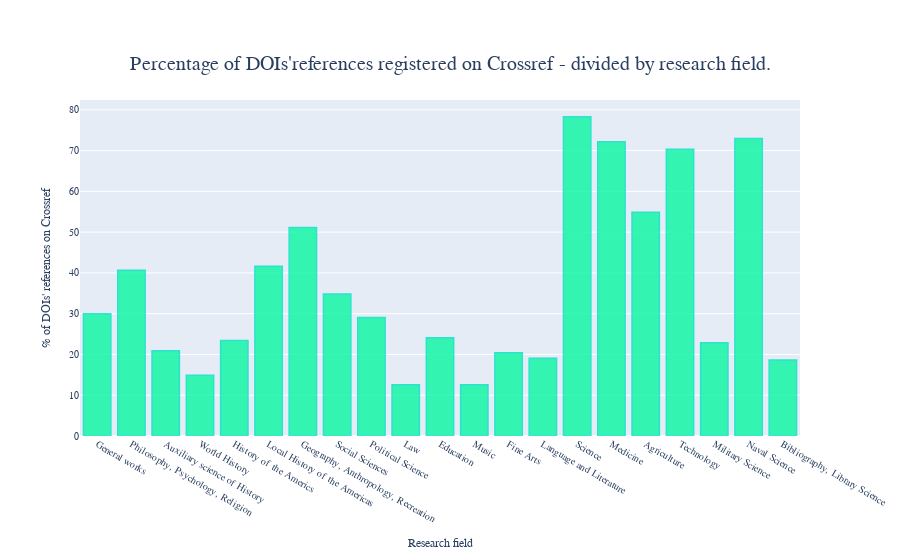

Notebook source saved alongside this figure:
### Markdown cell above
# 2) reference on crosref doi

### Code cell
frame = frame.groupby('subject').sum()
frame =frame.apply(lambda x: pd.to_numeric(x, errors='coerce'))
frame['perc_ref'] = (frame['reference']/frame['on-crossref'])*100
fig = px.bar(frame,x=frame.index,y='perc_ref',
    labels={ "subject": "Research field", "perc_ref": "% of DOIs' references on Crossref" },
    title="Percentage of DOIs'references registered on Crossref - by research field.")


for idx in range(len(fig.data)):
    fig.data[idx].x = ['General works','Philosophy, Psychology, Religion','Auxiliary science of History', 'World History', 'History of the Americs', 'Local History of the Americas', 'Geography, Anthropology, Recreation', 'Social Sciences', 'Political Science', 'Law', 'Education', 'Music', 'Fine Arts', 'Language and Literature', 'Science', 'Medicine', 'Agriculture', 'Technology', 'Military Science', 'Naval Science', 'Bibliography, Library Science']

fig.update_traces(marker_color='rgb(7, 247, 159)', marker_line_color='rgb(0, 224, 198)',
                  marker_line_width=1.5, opacity=0.8)
fig.update_layout(
    font_family="sans-serif",
    title_font_size=20,
    font_size=10,
    title = {'xanchor': 'center', 'y':0.9,'x':0.5},
)
fig.show()

### Figure 1 — Plotly figure (JSON) as saved in the notebook; plotly's stock layout.template omitted (floating-point values rounded to 4 significant figures)
{"data": [{"alignmentgroup": "True", "hovertemplate": "Research field=%{x}<br>% of DOIs' references on Crossref=%{y}<extra></extra>", "legendgroup": "", "marker": {"color": "rgb(7, 247, 159)", "line": {"color": "rgb(0, 224, 198)", "width": 1.5}, "pattern": {"shape": ""}}, "name": "", "offsetgroup": "", "opacity": 0.8, "orientation": "v", "showlegend": false, "textposition": "auto", "type": "bar", "x": ["General works", "Philosophy, Psychology, Religion", "Auxiliary science of History", "World History", "History of the Americs", "Local History of the Americas", "Geography, Anthropology, Recreation", "Social Sciences", "Political Science", "Law", "Education", "Music", "Fine Arts", "Language and Literature", "Science", "Medicine", "Agriculture", "Technology", "Military Science", "Naval Science", "Bibliography, Library Science"], "xaxis": "x", "y": [29.96, 40.65, 20.89, 14.91, 23.43, 41.61, 51.14, 34.82, 29.06, 12.55, 24.09, 12.55, 20.45, 19.1, 78.29, 72.19, 54.9, 70.32, 22.9, 72.98, 18.63], "yaxis": "y"}], "layout": {"barmode": "relative", "font": {"family": "sans-serif", "size": 10}, "legend": {"tracegroupgap": 0}, "title": {"font": {"size": 20}, "text": "Percentage of DOIs'references registered on Crossref - divided by research field.", "x": 0.5, "xanchor": "center", "y": 0.9}, "xaxis": {"anchor": "y", "domain": [0, 1], "title": {"text": "Research field"}}, "yaxis": {"anchor": "x", "domain": [0, 1], "title": {"text": "% of DOIs' references on Crossref"}}}}
